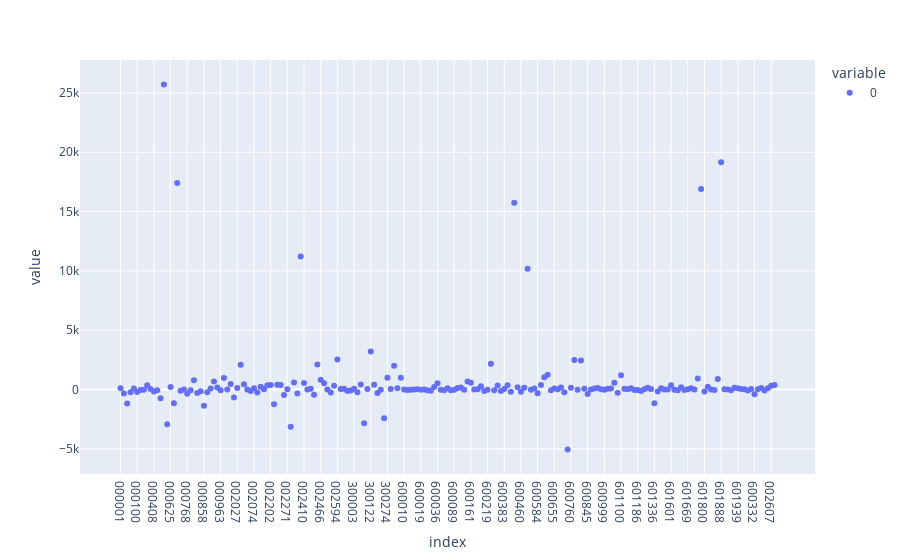

Notebook source saved alongside this figure:
### Code cell
px.scatter(core.profit.sum())

### Figure 1 — Plotly figure (JSON) as saved in the notebook; plotly's stock layout.template omitted (floating-point values rounded to 4 significant figures; data arrays with more than 128 entries replaced by an {"elided": "..."} marker saying what was removed)
{"data": [{"hovertemplate": "variable=0<br>index=%{x}<br>value=%{y}<extra></extra>", "legendgroup": "0", "marker": {"color": "#636efa", "symbol": "circle"}, "mode": "markers", "name": "0", "orientation": "v", "showlegend": true, "type": "scatter", "x": {"elided": "197 str values"}, "xaxis": "x", "y": {"elided": "197 float values"}, "yaxis": "y"}], "layout": {"legend": {"title": {"text": "variable"}, "tracegroupgap": 0}, "margin": {"t": 60}, "xaxis": {"anchor": "y", "domain": [0, 1], "title": {"text": "index"}}, "yaxis": {"anchor": "x", "domain": [0, 1], "title": {"text": "value"}}}}
